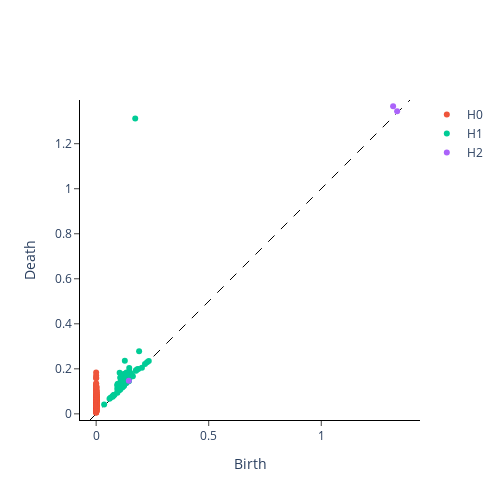

Notebook code for this chart:
### Code cell
diagrams_basic = persistence.fit_transform(point_clouds_basic)

plot_diagram(diagrams_basic[-1])
